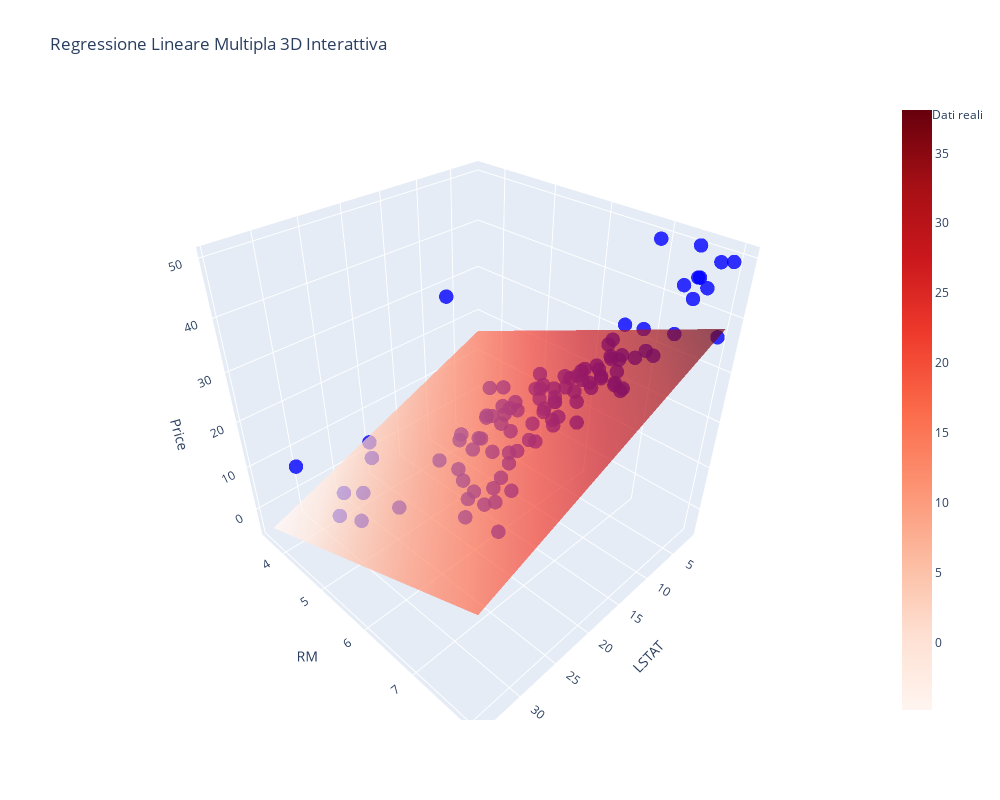

Notebook source saved alongside this figure:
### Code cell
# Creo le variabili da inserire nel grafico
X = df[['LSTAT','RM']]          # Reshaping necessario per una singola feature
y = df['Price']                 # variabile dipendente, target

# divido i db per Train & Test
X_train, X_test, y_train, y_test = train_test_split(X, y, test_size=0.2, random_state=45)

# Creazione regressione
model = LinearRegression()

# adatto il modello ai dati
model.fit(X_train, y_train)

# controllo bontà del modello
y_pred = model.predict(X_test)
rmse = np.sqrt(mean_squared_error(y_test, y_pred))
r2 = r2_score(y_test, y_pred)

# intercetta e coefficiente
coefficienti = model.coef_      # beta regressori
intercetta = model.intercept_   # punto partenza della retta

# printo i risultati
print(f'root_mean_squared_error: {rmse}')
print(f'r2: {r2}')
print(f'coefficiente: {coefficienti}')
print(f'intercetta: {intercetta}')

# Creazione della griglia per la superficie di regressione
# np.meshgrid crea una griglia 2D di punti combinando i valori di LSTAT e RM
# np.linspace crea 20 punti equidistanti tra il min e max di ogni variabile
x1_grid, x2_grid = np.meshgrid(
   np.linspace(X_test['LSTAT'].min(), X_test['LSTAT'].max(), 20),  # 20 punti per LSTAT
   np.linspace(X_test['RM'].min(), X_test['RM'].max(), 20)         # 20 punti per RM
)

# Creiamo un DataFrame per la griglia
# ravel() appiattisce le griglie 2D in array 1D
# column_stack combina gli array in una matrice di due colonne
# Assegniamo i nomi delle colonne originali per compatibilità con il modello
grid_points = pd.DataFrame(
   np.column_stack((x1_grid.ravel(), x2_grid.ravel())),
   columns=['LSTAT', 'RM']
)

# Facciamo le previsioni sulla griglia di punti
# reshape riporta il risultato alla forma originale della griglia (20x20)
y_grid = model.predict(grid_points).reshape(x1_grid.shape)

# Inizializziamo una figura plotly vuota
fig = go.Figure()

# Aggiungiamo i punti di scatter (dati reali)
# Scatter3d crea un grafico a dispersione 3D
fig.add_trace(go.Scatter3d(
   x=X_test['LSTAT'],     # Valori LSTAT sull'asse x
   y=X_test['RM'],        # Valori RM sull'asse y
   z=y_test,              # Valori Price sull'asse z
   mode='markers',        # Tipo di visualizzazione: punti
   marker=dict(
       size=5,            # Dimensione dei punti
       color='blue',      # Colore dei punti
       opacity=0.8        # Trasparenza dei punti (0=trasparente, 1=opaco)
   ),
   name='Dati reali'      # Nome nella legenda
))

# Aggiungiamo la superficie di regressione
# Surface crea una superficie 3D che rappresenta le previsioni del modello
fig.add_trace(go.Surface(
   x=x1_grid,            # Griglia di valori LSTAT
   y=x2_grid,            # Griglia di valori RM
   z=y_grid,             # Valori previsti dal modello
   name='Piano di regressione',
   opacity=0.7,          # Trasparenza della superficie
   colorscale='Reds'     # Schema colori della superficie
))

# Personalizzazione del layout del grafico
fig.update_layout(
   title='Regressione Lineare Multipla 3D Interattiva',  # Titolo del grafico
   scene=dict(
       xaxis_title='LSTAT',    # Etichetta asse x
       yaxis_title='RM',       # Etichetta asse y
       zaxis_title='Price'     # Etichetta asse z
   ),
   width=1000,                 # Larghezza del grafico in pixel
   height=800,                 # Altezza del grafico in pixel
   autosize=True,             # Permette il ridimensionamento automatico
   showlegend=True            # Mostra la legenda
)

# Visualizza il grafico
# show() renderà il grafico interattivo nel notebook
fig.show()

### Figure 1 — Plotly figure (JSON) as saved in the notebook; plotly's stock layout.template omitted (floating-point values rounded to 4 significant figures; data arrays with more than 128 entries replaced by an {"elided": "..."} marker saying what was removed)
{"data": [{"marker": {"color": "blue", "opacity": 0.8, "size": 5}, "mode": "markers", "name": "Dati reali", "type": "scatter3d", "x": [30.81, 8.05, 11.66, 10.58, 3.92, 20.85, 13.99, 14.44, 7.01, 14.13, 22.74, 15.17, 3.11, 14.69, 18.14, 10.63, 9.69, 29.55, 23.69, 7.79, 7.88, 8.05, 5.49, 6.19, 11.97, 5.64, 10.13, 27.38, 11.32, 14.1, 13.45, 30.81, 5.33, 9.62, 1.73, 7.67, 3.01, 34.37, 4.7, 6.36, 14.64, 17.27, 18.76, 4.32, 14.59, 21.08, 9.5, 7.37, 15.39, 14.81, 2.88, 5.57, 8.2, 7.56, 11.69, 8.93, 31.99, 21.32, 15.1, 11.74, 21.52, 20.31, 3.11, 6.9, 17.64, 17.31, 3.76, 3.7, 7.12, 10.26, 2.96, 11.12, 10.97, 17.16, 28.32, 5.28, 4.85, 18.05, 9.59, 24.08, 16.94, 19.92, 4.56, 8.61, 7.2, 11.25, 9.68, 16.51, 17.27, 30.62, 8.65, 18.06, 12.27, 23.27, 8.05, 3.13, 9.1, 21.22, 6.07, 8.79, 7.54, 5.49], "y": [5.399, 7.104, 6.98, 6.312, 7.686, 5.39, 6.317, 5.966, 7.061, 5.759, 6.824, 6.193, 7.61, 5.572, 5.427, 6.405, 6.642, 5.412, 6.38, 6.398, 6.03, 5.663, 6.579, 7.416, 6.279, 6.976, 5.966, 5.531, 6.402, 5.794, 5.963, 5.277, 7.147, 6.389, 7.489, 6.781, 7.645, 4.628, 6.63, 7.163, 5.803, 5.96, 6.051, 6.595, 6.454, 6.545, 6.59, 6.606, 6.431, 5.986, 8.034, 5.936, 6.405, 7.765, 5.456, 6.616, 5, 5.857, 5.569, 5.708, 6.193, 6.404, 7.454, 6.842, 6.348, 5.757, 7.82, 7.929, 3.561, 6.096, 7.016, 6.372, 6.326, 5.565, 5.186, 6.511, 6.812, 6.461, 7.203, 6.38, 5.936, 5.747, 6.556, 7.107, 6.426, 7.327, 5.933, 5.599, 6.297, 4.88, 6.54, 5.454, 6.474, 6.629, 6.726, 8.04, 5.874, 6.657, 6.871, 5.885, 6.245, 7.241], "z": [14.4, 33, 29.8, 21.2, 46.7, 11.5, 19.5, 16, 25, 19.9, 8.4, 13.8, 42.3, 23.1, 13.8, 18.6, 28.7, 23.7, 13.1, 25, 11.9, 18.2, 24.1, 33.2, 20, 23.9, 24.7, 8.5, 22.3, 18.3, 19.7, 7.2, 36.2, 23.9, 50, 26.5, 46, 17.9, 27.9, 31.6, 16.8, 21.7, 23.2, 30.8, 17.1, 10.9, 22, 23.3, 18, 21.4, 50, 20.6, 22, 39.8, 20.2, 28.4, 7.4, 13.3, 17.5, 18.5, 11, 12.1, 44, 30.1, 14.5, 15.6, 45.4, 50, 27.5, 18.2, 50, 23, 24.4, 11.7, 17.8, 25, 35.1, 9.6, 33.8, 9.5, 13.5, 8.5, 29.8, 30.3, 23.8, 31, 18.9, 13.9, 16.1, 10.2, 16.5, 15.2, 19.8, 13.4, 29, 37.6, 20.3, 17.2, 24.8, 20.9, 23.4, 32.7]}, {"colorscale": [[0, "rgb(255,245,240)"], [0.125, "rgb(254,224,210)"], [0.25, "rgb(252,187,161)"], [0.375, "rgb(252,146,114)"], [0.5, "rgb(251,106,74)"], [0.625, "rgb(239,59,44)"], [0.75, "rgb(203,24,29)"], [0.875, "rgb(165,15,21)"], [1, "rgb(103,0,13)"]], "name": "Piano di regressione", "opacity": 0.7, "type": "surface", "x": {"elided": "20x20 float values"}, "y": {"elided": "20x20 float values"}, "z": {"elided": "20x20 float values"}}], "layout": {"autosize": true, "height": 800, "scene": {"xaxis": {"title": {"text": "LSTAT"}}, "yaxis": {"title": {"text": "RM"}}, "zaxis": {"title": {"text": "Price"}}}, "showlegend": true, "title": {"text": "Regressione Lineare Multipla 3D Interattiva"}, "width": 1000}}
